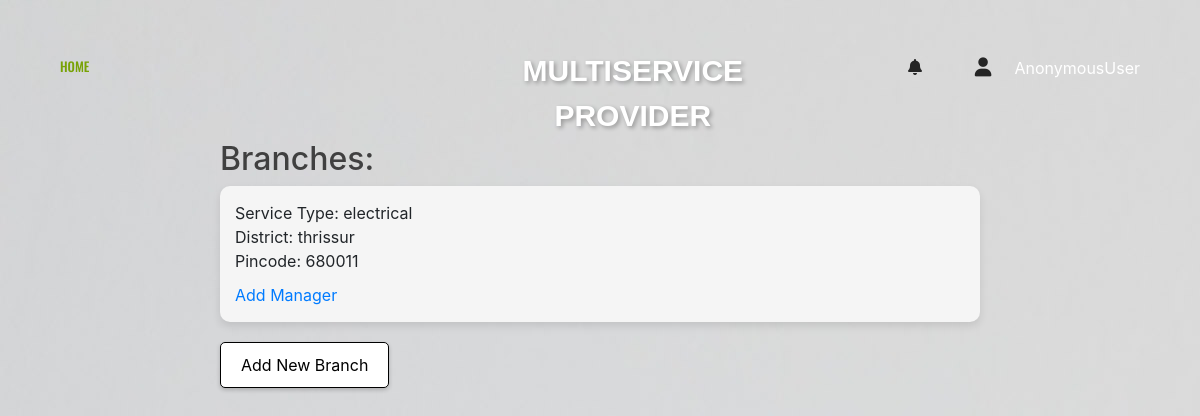
Before: /branch_page/14/ with the older database file.
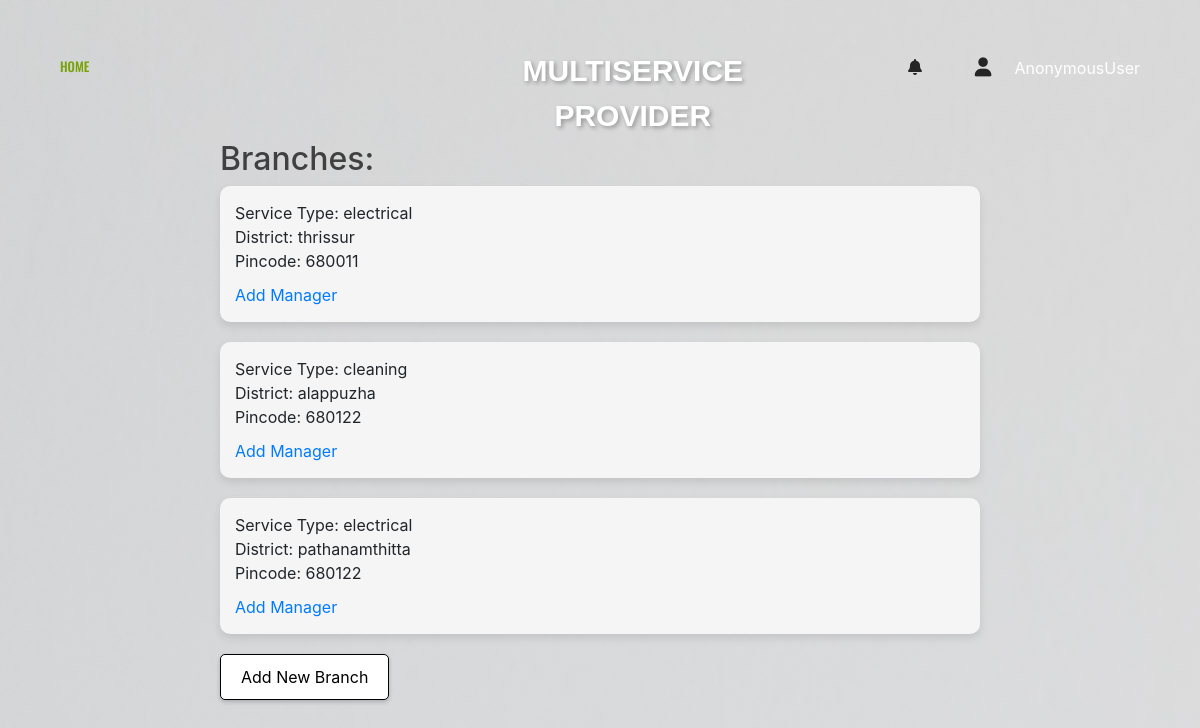
After: the same page with the newer database file.
### app1/models.py (models this page shows)
class Branch(models.Model):
    branchid = models.AutoField(primary_key=True)
    providerid = models.ForeignKey(ServiceProvider, on_delete=models.CASCADE)
    providername = models.CharField(max_length=100)
    service_type = models.ForeignKey(ServiceTypes, on_delete=models.CASCADE)
    district = models.CharField(max_length=100)
    pincode = models.IntegerField()
    status = models.CharField(max_length=10, default='inactive')

class ServiceTypes(models.Model):
    service_id = models.AutoField(primary_key=True)
    service_type = models.CharField(max_length=100, unique=True)
    description = models.TextField(blank=True, null=True)
    number_of_providers = models.IntegerField(default=0)

### app1/views.py (the view)
# urls.py: path('branch_page/<int:provider_id>/', views.branch_page, name='branch_page'),
def branch_page(request, provider_id):
    user_id = provider_id  # Rename the variable for clarity
    provider = get_object_or_404(ServiceProvider, user=user_id)
    inactive_branches = Branch.objects.filter(providerid=provider, status='inactive')
    return render(request, 'branch.html', {'provider': provider, 'inactive_branches': inactive_branches})

### app1/templates/branch.html (shortened to what this page needs)
{% load static %}
<!doctype html>
<html class="no-js" lang="en">
<head>
        <link rel="stylesheet" href="{% static 'userassets/css/bootstrap.min.css' %}">
        <link rel="stylesheet" href="{% static 'userassets/css/font-awesome.min.css' %}">
        <link rel="stylesheet" href="{% static 'userassets/css/ie7.css' %}">
        <link rel="stylesheet" href="{% static 'userassets/css/plugins.css' %}">
        <link rel="stylesheet" href="{% static 'userassets/css/style.css' %}">
        <link rel="stylesheet" href="https://stackpath.bootstrapcdn.com/bootstrap/4.5.2/css/bootstrap.min.css">
    </head>
    <link rel="stylesheet" href="https://cdnjs.cloudflare.com/ajax/libs/font-awesome/6.0.0/css/all.min.css" />
    <body style="background-image: url('{% static 'userassets/img/bg/bg.jpg' %}')">
        <header class="header-area header-sticky">
            <div class="header-container">
                <div class="row">
                    <div class="col-lg-5 display-none-md display-none-xs">
                        <div class="ht-main-menu">
                            <nav>
                                <ul>
                                    <li class="active"><a href="providerpage">HOME </a>
                                    </li>
                                </ul>
                            </nav>
                        </div>
                    </div>
                    <div class="col-lg-2 col-sm-4">
                        <div class="logo text-center">
                            <a href="providerpage" class="logo-text">MULTISERVICE <span class="provider-text" style="padding-top: 30px;">PROVIDER</span></a>
                        </div>
                    </div>
                    <div class="col-lg-5 col-sm-8">
                        <div class="header-content d-flex justify-content-end">
                            <div class="search-wrapper">
                                <a href="#"><span class="icon icon-Search"></span></a>
                            </div>
                            <div class="settings-wrapper">
                                <a href="#"><i class="fas fa-bell"></i></a>
                            </div>
                            <div class="cart-wrapper">
                                <a href="#"><i class="fas fa-user"></i></a>
                                <span style="color: white;">{{request.user}}</span>
                            </div>
                        </div>
                    </div>
                </div>
            </div>
        </header>
                <div class="ht-single-slide">
                    <div class="branches-list">
                        <h2>Branches:</h2>
                        {% for branch in inactive_branches %}
                            <div class="branch-block">
                                <div class="branch-content">
                                    <p>Service Type: {{ branch.service_type.service_type }}</p>
                                    <p>District: {{ branch.district }}</p>
                                    <p>Pincode: {{ branch.pincode }}</p>
                                    <a href="{% url 'manager_registration' branch_id=branch.branchid provider_id=branch.providerid.providerid %}">Add Manager</a>
                                </div>
                            </div>
                        {% endfor %}
                        <a href="{% url 'add_branch_page' provider_id=provider.providerid %}" class="button-style">Add New Branch</a>
                    </div>
                </div>
    </body>
</html>

Changed rows visible on the page:
added Branch: service_type.service_type "cleaning", district "alappuzha", pincode "680122"
added Branch: service_type.service_type "electrical", district "pathanamthitta", pincode "680122"
